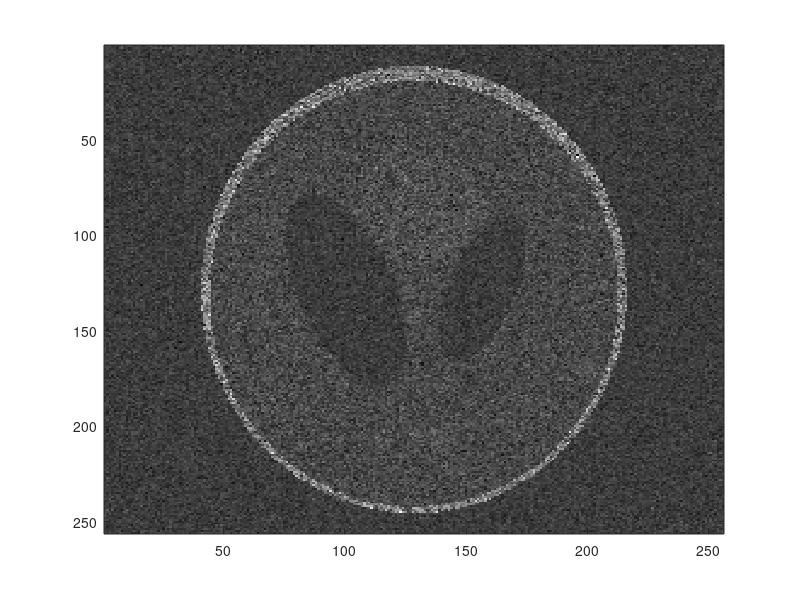

Recreate this plot in MATLAB. (Note: this script raises an error after producing the figure.)
clc;
clear all;
close all;

sigma = 0.4;
I = phantom(256);

I = double(20*(I+0.5));
N = (randn(size(I)).*sigma);
img1 = I+(I).*N;
%img1 = imresize(img1,0.5);
imagesc(img1);
colormap gray;
[out_img rec]=SRAD(img1,1000,0.2);
figure;
imagesc(out_img);
colormap gray;
loss=SNR(img1,out_img)